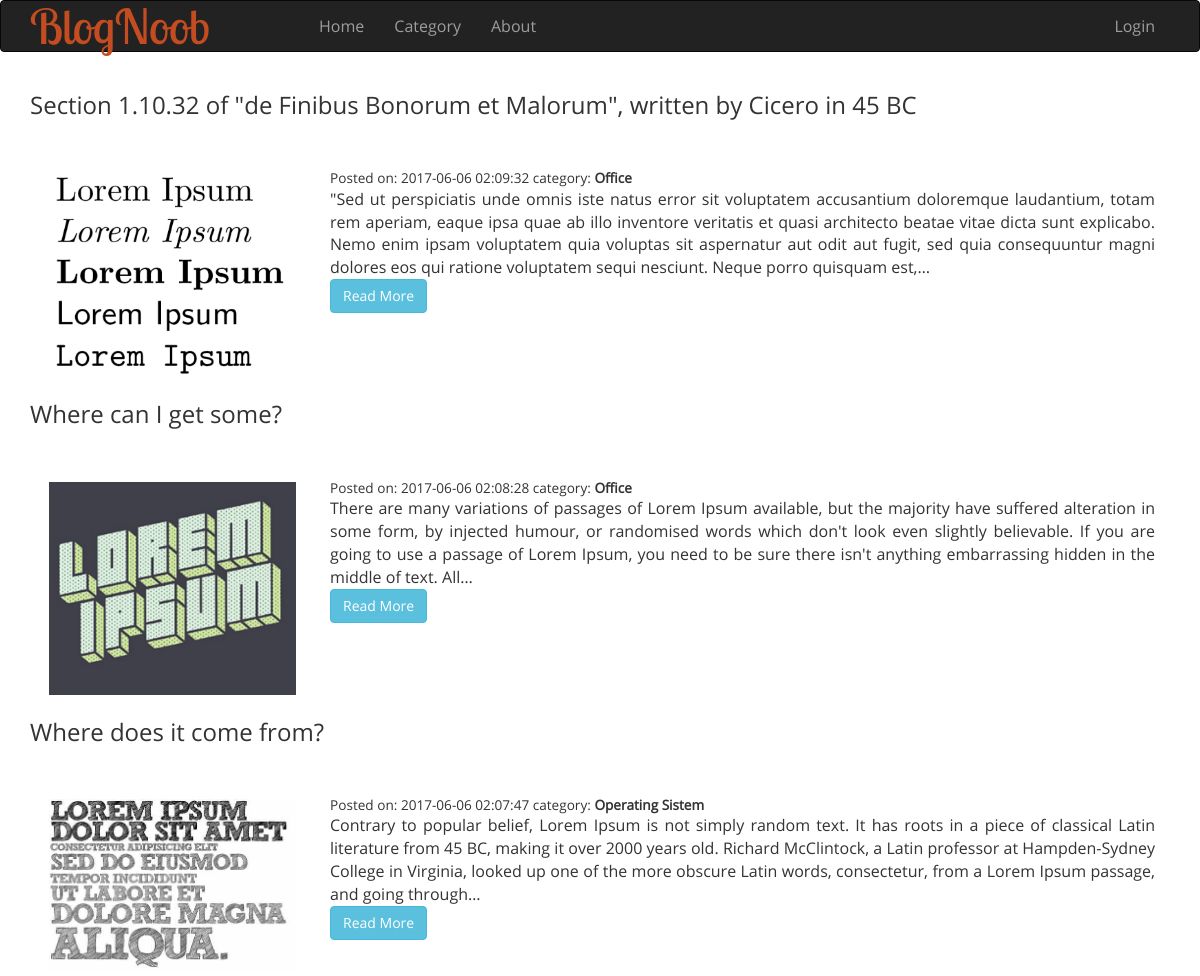
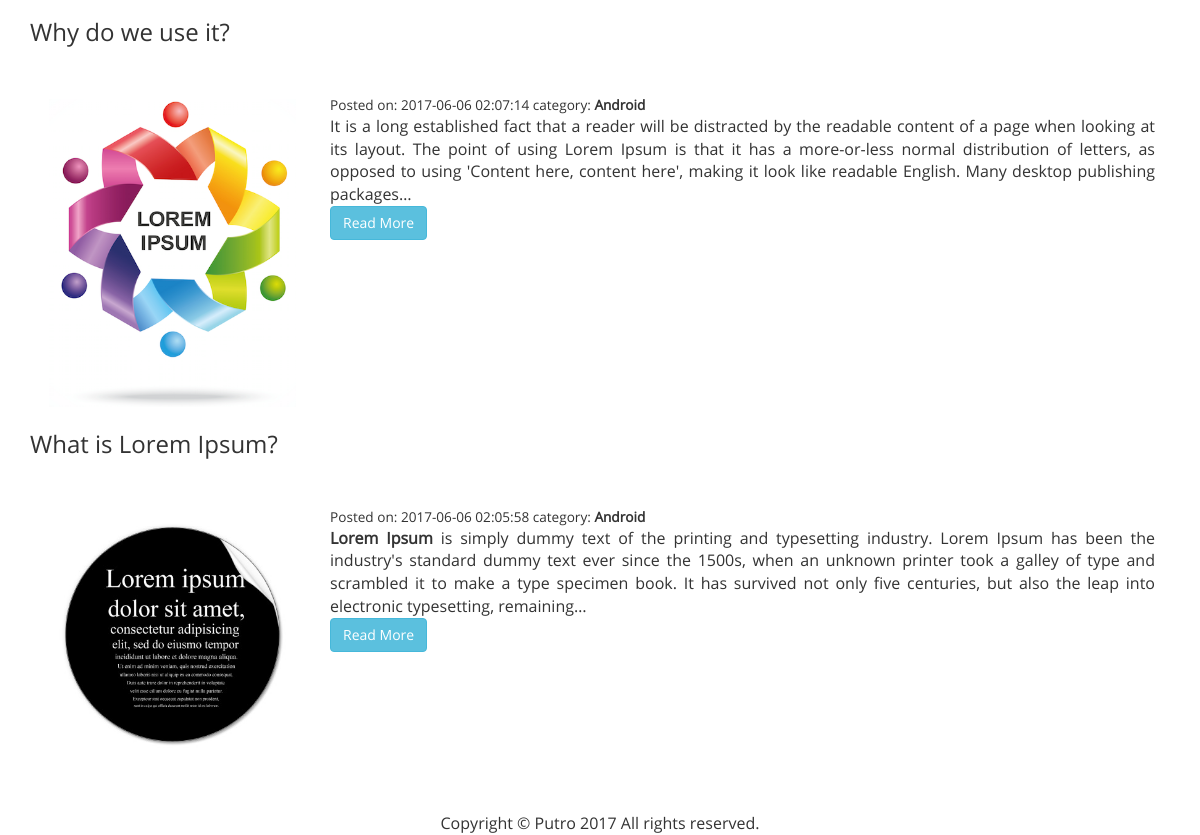
The page /posts on the database its author committed (2 pictures, top to bottom).
### tables this page shows
CREATE TABLE `posts` (
  `id` int(11) NOT NULL,
  `category_id` int(11) NOT NULL,
  `user_id` int(11) NOT NULL,
  `title` varchar(255) NOT NULL,
  `slug` varchar(255) NOT NULL,
  `body` text NOT NULL,
  `post_image` varchar(255) NOT NULL,
  `created_at` timestamp NOT NULL DEFAULT CURRENT_TIMESTAMP
);

CREATE TABLE `categories` (
  `id` int(11) NOT NULL,
  `name` varchar(255) NOT NULL,
  `create_at` timestamp NOT NULL DEFAULT CURRENT_TIMESTAMP
);

### application/controllers/Posts.php (called while the page is built, shortened)
<?php
	class Posts extends CI_Controller{
		public function index(){
			$data['title'] = 'Latest Posts';
			$data['posts'] = $this->post_model->get_posts();
			$this->load->view('template/header');
			$this->load->view('posts/index', $data);
			$this->load->view('template/footer');
		}
	}

### index.php (called while the page is built, shortened)
<?php
require_once BASEPATH.'core/CodeIgniter.php';

### application/models/Post_model.php (called while the page is built, shortened)
<?php
	class Post_model extends CI_Model{
		public function get_posts($slug = FALSE){
			if($slug === FALSE){
				$this->db->order_by('posts.id', 'DESC');
				$this->db->join('categories', 'categories.id = posts.category_id');
				$query = $this->db->get('posts');
				return $query->result_array();
			}
			$query = $this->db->get_where('posts', array('slug' => $slug));
			return $query->row_array();
		}
}

### application/views/posts/index.php (the view)
<?php foreach ($posts as $post) : ?>
	<h3><?php echo $post['title']; ?></h3>
	<div class="row">
		<div class="col-md-3">
			<img class="img-thumbnail" src="<?php echo site_url(); ?>assets/images/posts/<?php echo $post['post_image']; ?>">
		</div>
		<div class="col-md-9">
			<small class="post-date">Posted on: <?php echo $post['created_at']; ?>
				category: <strong><?php echo $post['name']; ?></strong> </small><br>
				<?php echo word_limiter($post['body'], 60); ?>
				<br>
				<p><a class="btn btn-info" href="<?php echo site_url('/posts/'.$post['slug']); ?>"> Read More </a></p>
		</div>
	</div>
	<?php endforeach; ?>

### application/views/template/header.php (shortened to what this page needs)
<html lang="en">
	<head>
		<link rel="stylesheet" type="text/css" href="https://bootswatch.com/yeti/bootstrap.min.css">
		<link rel="stylesheet" type="text/css" href="<?php echo base_url(); ?>assets/css/style.css">
	</head>
<body>
<nav class="navbar navbar-inverse">
	<div class="container">
		<div class="navbar-header">
			<a class="navbar-brand" href="<?php echo base_url(); ?>posts">BlogNoob</a>
		</div>
		<div id="navbar">
			<ul class="nav navbar-nav">
				<li><a href="<?php echo base_url(); ?>">Home</a></li>
				<li><a href="<?php echo base_url(); ?>categories">Category</a></li>
				<li><a href="<?php echo base_url(); ?>about">About</a></li>
			</ul>
			<ul class="nav navbar-nav navbar-right">
			<?php if(!$this->session->userdata('logged_in')) : ?>
					<li><a href="<?php echo base_url(); ?>users/login">Login</a></li>
				<?php endif; ?>
			</ul>
		</div>
	</div>
</nav>
	<div class="container">

### application/views/template/footer.php (shortened to what this page needs)
		</div>
	</body>
	<div class="row" align="center">
		<?php
echo ('Copyright &copy; Putro '.date("Y"));
?> All rights reserved.
	</div>
</html>

### assets/css/style.css (style rules this page uses)
html, body { font-size: 100%; background: #fff; font-family:OpenSans-Regular; }
p { margin:0; }
ul,label { margin:0; padding:0; }
a.navbar-brand { font-size: 3em; color:#c34c21 !important; text-decoration: none; font-family:LobsterTwo-Regular; }
.navbar-nav { margin: 0 0 0 5em; }
#slider3-pager li,#slider4-pager li,#slider2-pager li, { display:inline-block; }
.row { margin: 50px 0 0 0; }
.img-thumbnail { border: none; }

### rows shown on the page
posts: title "Section 1.10.32 of \"de Finibus Bonorum et Malorum\", written by Cicero in 45 BC", post_image (picture), created_at "2017-06-06 02:09:32", category.name "Office", body "\"Sed ut perspiciatis unde omnis iste natus error sit voluptatem accusantium doloremque laudantium, totam rem aperiam, eaque ipsa quae ab illo inventore veritatis et quasi architecto beatae vitae dicta sunt explicabo. Nemo enim ipsam voluptatem quia voluptas sit aspernatur aut odit aut fugit, sed quia consequuntur magni dolores eos qui ratione voluptatem sequi nesciunt. Neque porro quisquam est,…"
posts: title "Where can I get some?", post_image (picture), created_at "2017-06-06 02:08:28", category.name "Office", body "There are many variations of passages of Lorem Ipsum available, but the majority have suffered alteration in some form, by injected humour, or randomised words which don't look even slightly believable. If you are going to use a passage of Lorem Ipsum, you need to be sure there isn't anything embarrassing hidden in the middle of text. All…"
posts: title "Where does it come from?", post_image (picture), created_at "2017-06-06 02:07:47", category.name "Operating Sistem", body "Contrary to popular belief, Lorem Ipsum is not simply random text. It has roots in a piece of classical Latin literature from 45 BC, making it over 2000 years old. Richard McClintock, a Latin professor at Hampden-Sydney College in Virginia, looked up one of the more obscure Latin words, consectetur, from a Lorem Ipsum passage, and going through…"
posts: title "Why do we use it?", post_image (picture), created_at "2017-06-06 02:07:14", category.name "Android", body "It is a long established fact that a reader will be distracted by the readable content of a page when looking at its layout. The point of using Lorem Ipsum is that it has a more-or-less normal distribution of letters, as opposed to using 'Content here, content here', making it look like readable English. Many desktop publishing packages…"
posts: title "What is Lorem Ipsum?", post_image (picture), created_at "2017-06-06 02:05:58", category.name "Android", body "Lorem Ipsum is simply dummy text of the printing and typesetting industry. Lorem Ipsum has been the industry's standard dummy text ever since the 1500s, when an unknown printer took a galley of type and scrambled it to make a type specimen book. It has survived not only five centuries, but also the leap into electronic typesetting, remaining…"
